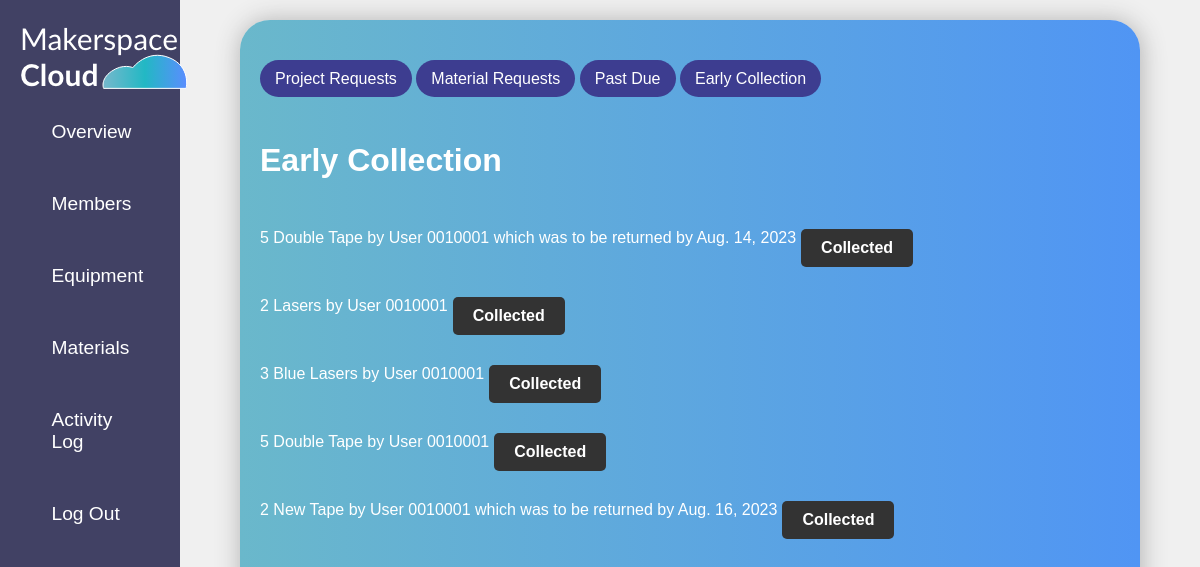
/a_activity_early_collection/ (signed in), run on the app's committed database.
### equ/models.py (models this page shows, shortened)
class Material_Request(models.Model):
    REQUEST_TYPES = [
        ('_', '_'),
        ('Borrow', 'Borrow'),
        ('Issue', 'Issue'),
    ]
    material = models.ForeignKey(Material, on_delete=models.CASCADE)
    quantity = models.PositiveIntegerField(null=True, blank=True)
    request_type = models.CharField(max_length=10, choices=REQUEST_TYPES)
    return_date = models.DateField(null=True, blank=True)  # Set only for issue requests
    status = models.IntegerField(default=0) #0-pending, 1-active, 2-closed
    user = models.ForeignKey(User,on_delete=models.CASCADE)

class Material(models.Model):
    stock = models.IntegerField(null=True,blank=True)
    name = models.CharField(max_length=100)
    category = models.ForeignKey(Category, on_delete=models.CASCADE,blank=True, null=True)

### equ/views.py (the view)
# urls.py: path('a_activity_early_collection/',views.a_activity_early_collection,name="a_activity_early_collection"),
@login_required
@admin_required
def a_activity_early_collection(request):
    user = request.user
    lab = Lab.objects.get(lab_admin=user)
    material_requests = Material_Request.objects.filter(user__profile__lab=lab, status=1)
    context = {'material_requests':material_requests}
    return render(request, 'equ/a_activity_early_collection.html', context)

### equ/views.py (called while the page is built)
def admin_required(function):
    decorator = user_passes_test(lambda user: user.groups.filter(name='admin').exists())
    return decorator(function)

### equ/templates/equ/a_activity_early_collection.html (shortened to what this page needs)
{% extends "equ/a_activity.html" %}
{% block activitycontent %}
<h1> Early Collection </h1>
<ul class="project_list">
  {% for req in material_requests %}
  <li><form method="post" class="action-form" action="{% url 'a_material_request_handling' req.pk %}">
    {{ req.quantity }} {{ req.material.name }} by User {{ req.user.username }}
    {% if req.request_type == 'Borrow' %}
    which was to be returned by {{ req.return_date }}
    {% endif %}
    <button type="submit" name="action" value="collect_early" class="a-actionbutton accept">Collected</button></form>
  </li>
  {% empty %}
    <li>No Requests found.</li>
  {% endfor %}
</ul>
{% endblock activitycontent %}

### static/css/style.css (style rules this page uses)
:root { --primary:rgb(65 65 100); --secondary:rgb(97, 97, 131); }
* { box-sizing: border-box; margin: 0; padding: 0; font-family: Arial, Helvetica, sans-serif; }
ul { list-style: none; }
.project_list { padding: 20px 0; }
.project_list li { margin: 30px 0; }
.action-form { display: flex; }
.a-actionbutton { display: inline-block; padding: 10px 20px; margin: 0 5px; background-color: #333; color: #fff; text-decoration: none; border: none; border-radius: 5px; font-size: 16px; font-weight: bold; cursor: pointer; transition: background-color 0.3s ease; }

### data on the page
Material_Request: quantity "5", material.name "Double Tape", user.username "0010001", return_date "Aug. 14, 2023"
Material_Request: quantity "2", material.name "Lasers", user.username "0010001"
Material_Request: quantity "3", material.name "Blue Lasers", user.username "0010001"
Material_Request: quantity "5", material.name "Double Tape", user.username "0010001"
Material_Request: quantity "2", material.name "New Tape", user.username "0010001", return_date "Aug. 16, 2023"
